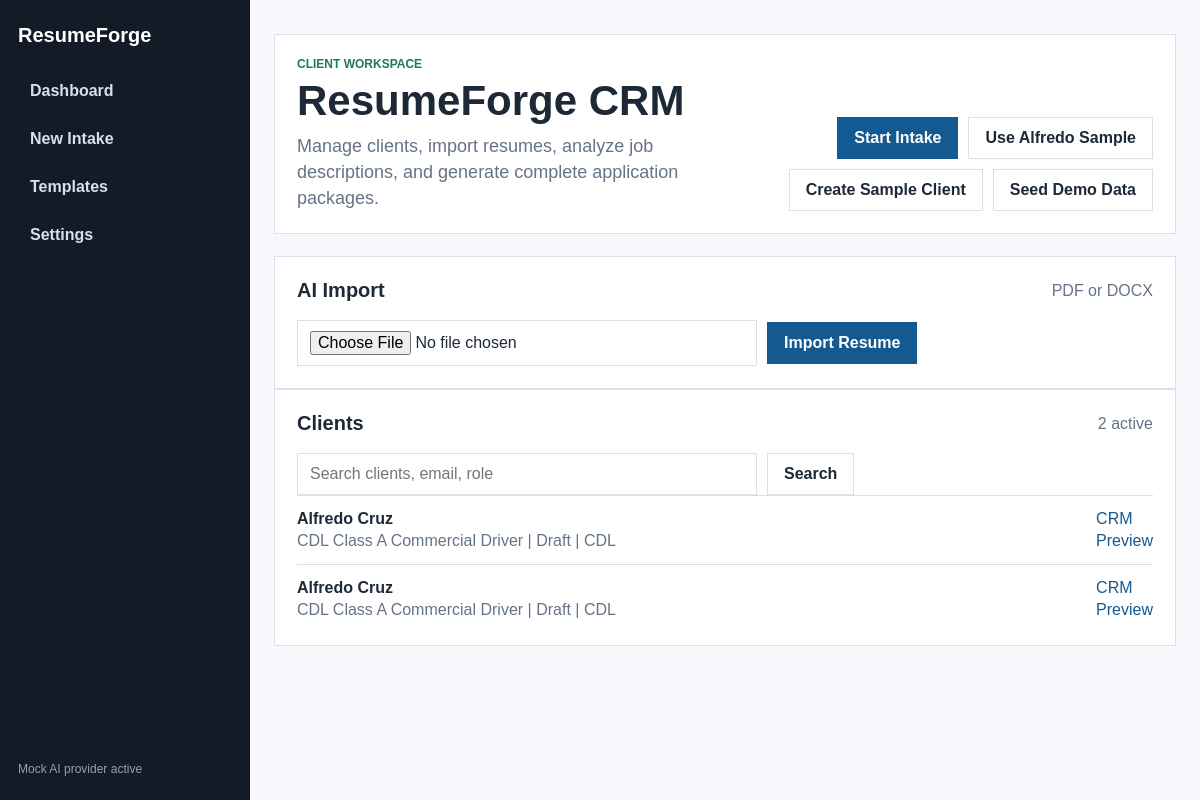
The page / on the database its author committed.
### tables this page shows
CREATE TABLE clients (
                id INTEGER PRIMARY KEY AUTOINCREMENT,
                template_key TEXT NOT NULL,
                full_name TEXT NOT NULL,
                city_state TEXT,
                phone TEXT,
                email TEXT,
                target_role TEXT,
                professional_summary TEXT,
                certifications TEXT,
                skills TEXT,
                work_experience TEXT,
                education TEXT,
                created_at TEXT DEFAULT CURRENT_TIMESTAMP,
                updated_at TEXT DEFAULT CURRENT_TIMESTAMP
            , status TEXT DEFAULT 'Draft', notes TEXT DEFAULT '', archived_at TEXT, deleted_at TEXT);

### app/main.py (the view)
@app.get("/", response_class=HTMLResponse)
def home(request: Request) -> HTMLResponse:
    query = request.query_params.get("q", "")
    return templates.TemplateResponse(
        "home.html",
        {
            "request": request,
            "clients": client_repo.search(query),
            "query": query,
            "sample": SAMPLE_ALFREDO_CRUZ_CDL,
            "industry_templates": list_template_configs(),
            "settings": settings_repo.get(),
            "stats": dashboard_stats(),
        },
    )

### app/templates/home.html (shortened to what this page needs)
{% extends "base.html" %}
{% block content %}
<section class="hero panel">
  <div>
    <p class="eyebrow">Client workspace</p>
    <h1>ResumeForge CRM</h1>
    <p class="lede">Manage clients, import resumes, analyze job descriptions, and generate complete application packages.</p>
  </div>
  <div class="actions">
    <a class="button primary" href="/clients/new">Start Intake</a>
    <a class="button" href="/clients/new?sample=true">Use Alfredo Sample</a>
    <form method="post" action="/clients/sample">
      <button type="submit" class="button ghost">Create Sample Client</button>
    </form>
    <form method="post" action="/seed/demo">
      <button type="submit" class="button ghost">Seed Demo Data</button>
    </form>
  </div>
</section>
<section class="workspace">
  <div class="section-heading">
    <h2>AI Import</h2>
    <span>PDF or DOCX</span>
  </div>
  <form class="inline-form" method="post" action="/clients/import" enctype="multipart/form-data">
    <input type="file" name="resume_file" accept=".pdf,.docx" required>
    <button class="button primary" type="submit">Import Resume</button>
  </form>
</section>
<section class="workspace">
  <div class="section-heading">
    <h2>Clients</h2>
    <span>{{ clients|length }} active</span>
  </div>
  <form class="inline-form" method="get" action="/">
    <input name="q" value="{{ query }}" placeholder="Search clients, email, role">
    <button class="button" type="submit">Search</button>
  </form>
  {% if clients %}
    <div class="client-list">
      {% for client in clients %}
        <article class="client-row">
          <div>
            <strong>{{ client.full_name }}</strong>
            <span>{{ client.target_role }} | {{ client.status }} | {{ client.template_key|upper }}</span>
          </div>
          <div class="row-actions">
            <a href="/clients/{{ client.id }}">CRM</a>
            <a href="/clients/{{ client.id }}/preview">Preview</a>
          </div>
        </article>
      {% endfor %}
    </div>
  {% else %}
    <p class="empty">No active clients found.</p>
  {% endif %}
</section>
{% endblock %}

### app/static/styles.css (style rules this page uses)
:root { --ink: #1e2937; --muted: #657386; --line: #d8e0ea; --blue: #145a92; --blue-dark: #0f4068; --green: #1f7a58; --gold: #a66f12; --paper: #f7f9fc; --white: #ffffff; }
* { box-sizing: border-box; }
body { margin: 0; color: var(--ink); font-family: Arial, Helvetica, sans-serif; background: var(--paper); }
a { color: var(--blue); text-decoration: none; }
.hero { align-items: end; display: flex; gap: 24px; justify-content: space-between; margin-bottom: 34px; }
.panel { background: var(--white); border: 1px solid var(--line); margin-bottom: 22px; padding: 22px; }
.eyebrow { color: var(--green); font-size: 12px; font-weight: 800; letter-spacing: 0; margin: 0 0 8px; text-transform: uppercase; }
h1 { font-size: 42px; line-height: 1.05; margin: 0 0 10px; }
h2 { font-size: 20px; margin: 0; }
.lede { color: var(--muted); font-size: 18px; line-height: 1.45; margin: 0; max-width: 620px; }
.actions { align-items: center; display: flex; flex-wrap: wrap; gap: 10px; justify-content: flex-end; }
.button { align-items: center; background: var(--white); border: 1px solid var(--line); color: var(--ink); cursor: pointer; display: inline-flex; font: inherit; font-weight: 800; min-height: 42px; padding: 0 16px; }
.button.primary { background: var(--blue); border-color: var(--blue); color: var(--white); }
.button.ghost { background: transparent; }
.workspace, .form-section, .side-panel, .download-shell { background: var(--white); border: 1px solid var(--line); padding: 22px; }
.inline-form { align-items: center; display: flex; gap: 10px; }
.inline-form input { max-width: 460px; }
.section-heading { align-items: center; display: flex; justify-content: space-between; margin-bottom: 18px; }
.section-heading span, .empty, .client-row span { color: var(--muted); }
.client-list { display: grid; gap: 10px; }
.client-row { align-items: center; border-top: 1px solid var(--line); display: flex; justify-content: space-between; padding: 14px 0 4px; }
.client-row div { display: grid; gap: 4px; }
input, textarea, select { border: 1px solid var(--line); color: var(--ink); font: inherit; min-height: 42px; padding: 10px 12px; width: 100%; }
.row-actions { display: flex; gap: 14px; }

### rows shown on the page
clients: full_name "Alfredo Cruz", target_role "CDL Class A Commercial Driver", status "Draft", template_key "CDL"
clients: full_name "Alfredo Cruz", target_role "CDL Class A Commercial Driver", status "Draft", template_key "CDL"

### other values the page prints
{{ clients|length }} "2"
